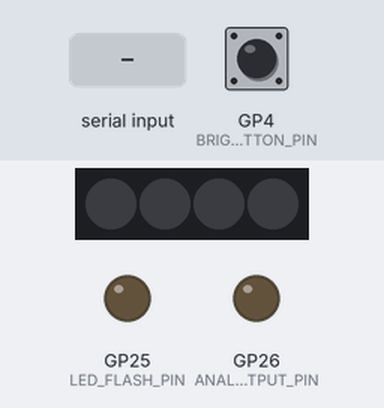
The program below on a simulated Raspberry Pi Pico. Parts: 4 RGB LEDs in strip order, left to right, output pins drawn as LEDs (lit = HIGH). The test bench sets the inputs (shaded band); at power-on: GP4 (BRIGHTNESS_BUTTON_PIN) HIGH. Dim RGB values are drawn brighter than linear; colours are those a GRB WS2812 strip shows for the declared byte order.

Above: at 2.1 s.
2.2 s: "90,45\n" received over Serial
At 3.46 s:
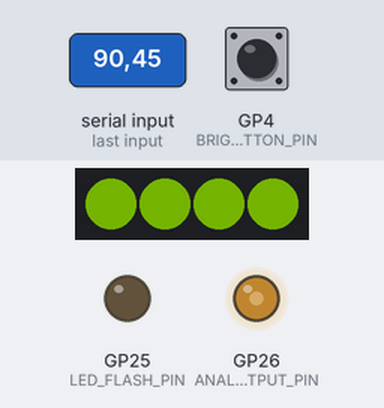
5.2 s: "30,150\n" received over Serial
At 6.5 s:
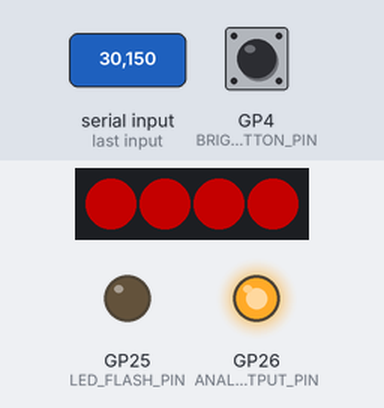
8.2 s: GP4 (BRIGHTNESS_BUTTON_PIN) pulled LOW for 0.15 s
At 8.8 s:
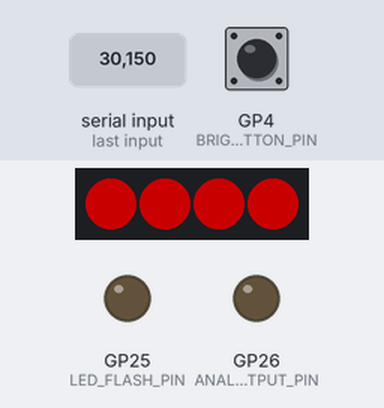
10.4 s: "0\n" received over Serial
At 10.7 s:
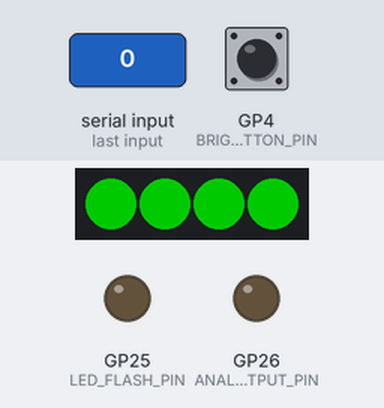
13.4 s: GP4 (BRIGHTNESS_BUTTON_PIN) pulled LOW for 1 s
At 14.6 s:
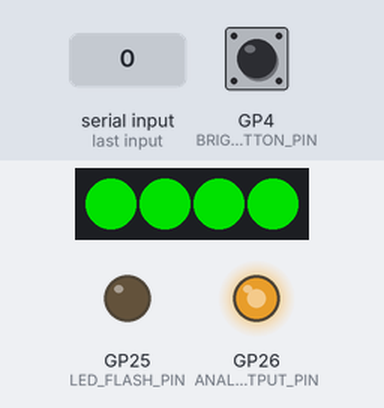
16.4 s: "5\n" received over Serial
At 17.8 s:
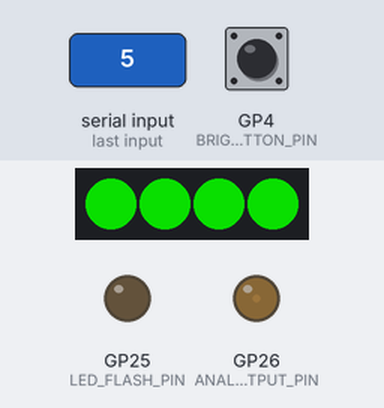
Timing chart, 0 to 20.4 s (numbered marks = the images above; inputs shaded):
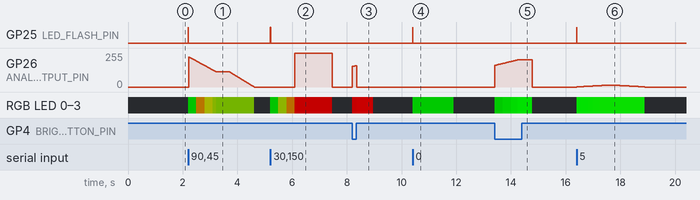

The program:

main.cpp
```cpp
#include <Arduino.h>
#include <FastLED.h>

#include "configs.h"

volatile uint8_t interruptTriggered = false;

CRGB leds[RGB_LEDS_NUMBER];

void buttonPressed(void);
void setColor(const uint32_t color);
void setCHSVColor(const CHSV color);
void rainbow(const uint16_t delay_ms);

void setup()
{
	Serial.begin(BAUDRATE);
	pinMode(LED_FLASH_PIN, OUTPUT);

	FastLED.addLeds<WS2812, LED_STRIP_DATA_PIN, RGB>(leds, RGB_LEDS_NUMBER);

	pinMode(BRIGHTNESS_BUTTON_PIN, INPUT_PULLUP);
	attachInterrupt(digitalPinToInterrupt(BRIGHTNESS_BUTTON_PIN), buttonPressed, FALLING);
}

void loop()
{
	static uint32_t ledOffTime = 0;

	static uint16_t updateReccurence = 0;
	static uint32_t nextUpdateTime = 0;

	static uint8_t outputLevel = 0;
	static uint8_t previousOutputLevel = 0;
	static uint8_t deltaOutputLevel = 0;

	static uint32_t watchdogTimer = millis() + WATCH_DOG_TIMEOUT;

	static uint8_t greenToRedHue = INITIAL_HUE_VALUE;
	static uint8_t brightness = INITIAL_BRIGHTNESS;

	// Read new input level
	if (Serial.available())
	{
		int inputLevel = Serial.parseInt();
		Serial.read();

		previousOutputLevel = outputLevel;

		inputLevel = constrain(inputLevel, MIN_INPUT_LEVEL, MAX_INPUT_LEVEL);
		outputLevel = map(inputLevel, MIN_INPUT_LEVEL, MAX_INPUT_LEVEL, MIN_PWM_LEVEL, MAX_PWM_LEVEL);

		deltaOutputLevel = abs(outputLevel - previousOutputLevel);
		deltaOutputLevel = deltaOutputLevel ? deltaOutputLevel : 1;
		updateReccurence = uint16_t(GET_NEW_DATA_INTERVAL / deltaOutputLevel);

		nextUpdateTime = 0;

		digitalWrite(LED_FLASH_PIN, HIGH);
		ledOffTime = millis() + LED_FLASH_INTERVAL;
		watchdogTimer = millis() + WATCH_DOG_TIMEOUT;
	}

	// Smooth output level change
	if (deltaOutputLevel && (millis() >= nextUpdateTime))
	{
		nextUpdateTime = millis() + updateReccurence;

		if (outputLevel > previousOutputLevel)
		{
			previousOutputLevel++;
		}
		else if (outputLevel < previousOutputLevel)
		{
			previousOutputLevel--;
		}

		if (previousOutputLevel == outputLevel)
		{
			deltaOutputLevel = 0;
		}

		analogWrite(ANALOG_OUTPUT_PIN, previousOutputLevel);

        greenToRedHue = map(previousOutputLevel, 0, MAX_PWM_LEVEL, 0, MAX_HUE_VALUE);
		setCHSVColor(CHSV(greenToRedHue, SATURATION_VALUE, brightness));
	}

	// Turn off LED after flash interval
	if (millis() >= ledOffTime)
	{
		digitalWrite(LED_FLASH_PIN, LOW);
	}

	// On disconnect set output to 0 after timeout
	if (millis() >= watchdogTimer)
	{
		updateReccurence = int(GET_NEW_DATA_INTERVAL / previousOutputLevel);

		for (; previousOutputLevel; previousOutputLevel--)
		{
			analogWrite(ANALOG_OUTPUT_PIN, previousOutputLevel);
			delay(updateReccurence);
		}

		outputLevel = 0;
		previousOutputLevel = 0;
		deltaOutputLevel = 0;

		analogWrite(ANALOG_OUTPUT_PIN, previousOutputLevel);
		watchdogTimer = millis() + WATCH_DOG_TIMEOUT;
		setColor(CRGB::Black);
	}

	// Change brightness on button press
	if (interruptTriggered)
	{
		while (digitalRead(BRIGHTNESS_BUTTON_PIN) == LOW)
		{
			if (brightness == MAX_BRIGHTNESS)
			{
				brightness = MIN_BRIGHTNESS;
			}
			else
			{
				brightness++;
			}

			setCHSVColor(CHSV(greenToRedHue, SATURATION_VALUE, brightness));
			analogWrite(ANALOG_OUTPUT_PIN, brightness);

			if (brightness % BRIGHTNESS_STEP == 0)
			{
				delay(CHANGE_BRIGHTNESS_DELAY);
			}

			delay(CHANGE_BRIGHTNESS_SMOOTH_DELAY);
		}

		analogWrite(ANALOG_OUTPUT_PIN, previousOutputLevel);
		interruptTriggered = false;
	}
}

void setColor(const uint32_t color)
{
	for (int i = 0; i < RGB_LEDS_NUMBER; i++)
	{
		leds[i] = color;
	}
	FastLED.show();
}

void setCHSVColor(const CHSV color)
{
	for (int i = 0; i < RGB_LEDS_NUMBER; i++)
	{
		leds[i] = color;
	}
	FastLED.show();
}

void rainbow(const uint16_t delay_ms = 100)
{
	for (int i = 0; i < 255; i++)
	{
		leds[0].setHue(i);
		leds[1].setHue((i + 8) % 255);
		leds[2].setHue((i + 16) % 255);
		leds[3].setHue((i + 24) % 255);
		FastLED.show();
		delay(delay_ms);
	}
}

void buttonPressed(void)
{
	interruptTriggered = true;
}
```

configs.h
```cpp
#ifndef CONFIG_H
#define CONFIG_H

#define BAUDRATE						9600

#define ANALOG_OUTPUT_PIN				26
#define LED_FLASH_PIN					LED_BUILTIN
#define LED_STRIP_DATA_PIN				27
#define BRIGHTNESS_BUTTON_PIN			4

#define LED_FLASH_INTERVAL				10

#define GET_NEW_DATA_INTERVAL			1000.0

#define MAX_INPUT_LEVEL					100
#define MIN_INPUT_LEVEL					0

#define MAX_PWM_LEVEL					255
#define MIN_PWM_LEVEL					0

#define MAX_BRIGHTNESS					255
#define MIN_BRIGHTNESS					0

#define INITIAL_HUE_VALUE				0
#define INITIAL_BRIGHTNESS				153
#define SATURATION_VALUE				255
#define MAX_HUE_VALUE					96

#define RGB_LEDS_NUMBER					4

#define BRIGHTNESS_STEP					51
#define CHANGE_BRIGHTNESS_DELAY			500
#define CHANGE_BRIGHTNESS_SMOOTH_DELAY	20

#define WATCH_DOG_TIMEOUT				1500

#endif // CONFIG_H
```

Measured:
- after the input at 2.2 s, GP25 (LED_FLASH_PIN): LOW → HIGH at once, → LOW 0.01 s later; RGB LED 0–3: off → RGB(0, 92, 0) at once, → RGB(70, 44, 0) 0.30 s later, → RGB(58, 62, 0) 0.30 s later, → RGB(46, 62, 0) 0.30 s later, … (6 changes in this stretch)
- after the input at 5.2 s, GP25 (LED_FLASH_PIN): LOW → HIGH at once, → LOW 0.01 s later; GP26 (ANALOG_OUTPUT_PIN): 0/255 → 255/255 after 0.89 s, → 0/255 1.4 s later; RGB LED 0–3: off → RGB(0, 92, 0) at once, → RGB(49, 62, 0) 0.30 s later, → RGB(71, 42, 0) 0.30 s later, → RGB(92, 0, 0) 0.30 s later, … (5 changes in this stretch)
- after the input at 8.2 s, GP26 (ANALOG_OUTPUT_PIN): rises from 0/255 to 161/255 in 0.14 s, then falls to 0/255 in 0.02 s; RGB LED 0–3: off → RGB(93, 0, 0) at once, → RGB(102, 0, 0) 0.16 s later, → off 0.61 s later
- after the input at 10.4 s, GP25 (LED_FLASH_PIN): LOW → HIGH at once, → LOW 0.01 s later; RGB LED 0–3: off → RGB(0, 102, 0) at once, → off 1.5 s later
- after the input at 13.4 s, GP26 (ANALOG_OUTPUT_PIN): rises from 0/255 to 204/255 in 0.85 s, then falls to 0/255 in 0.52 s; RGB LED 0–3: off → RGB(0, 103, 0) at once, → RGB(0, 123, 0) 0.30 s later, → RGB(0, 145, 0) 0.30 s later, → RGB(0, 163, 0) 0.24 s later, … (5 changes in this stretch)
- after the input at 16.4 s, GP25 (LED_FLASH_PIN): LOW → HIGH at once, → LOW 0.01 s later; GP26 (ANALOG_OUTPUT_PIN): rises from 0/255 to 12/255 in 0.92 s, then falls to 0/255 in 1.6 s; RGB LED 0–3: off → RGB(0, 163, 0) at once, → RGB(1, 162, 0) 0.17 s later, → RGB(3, 160, 0) 0.25 s later, → RGB(5, 158, 0) 0.17 s later, … (6 changes in this stretch)
